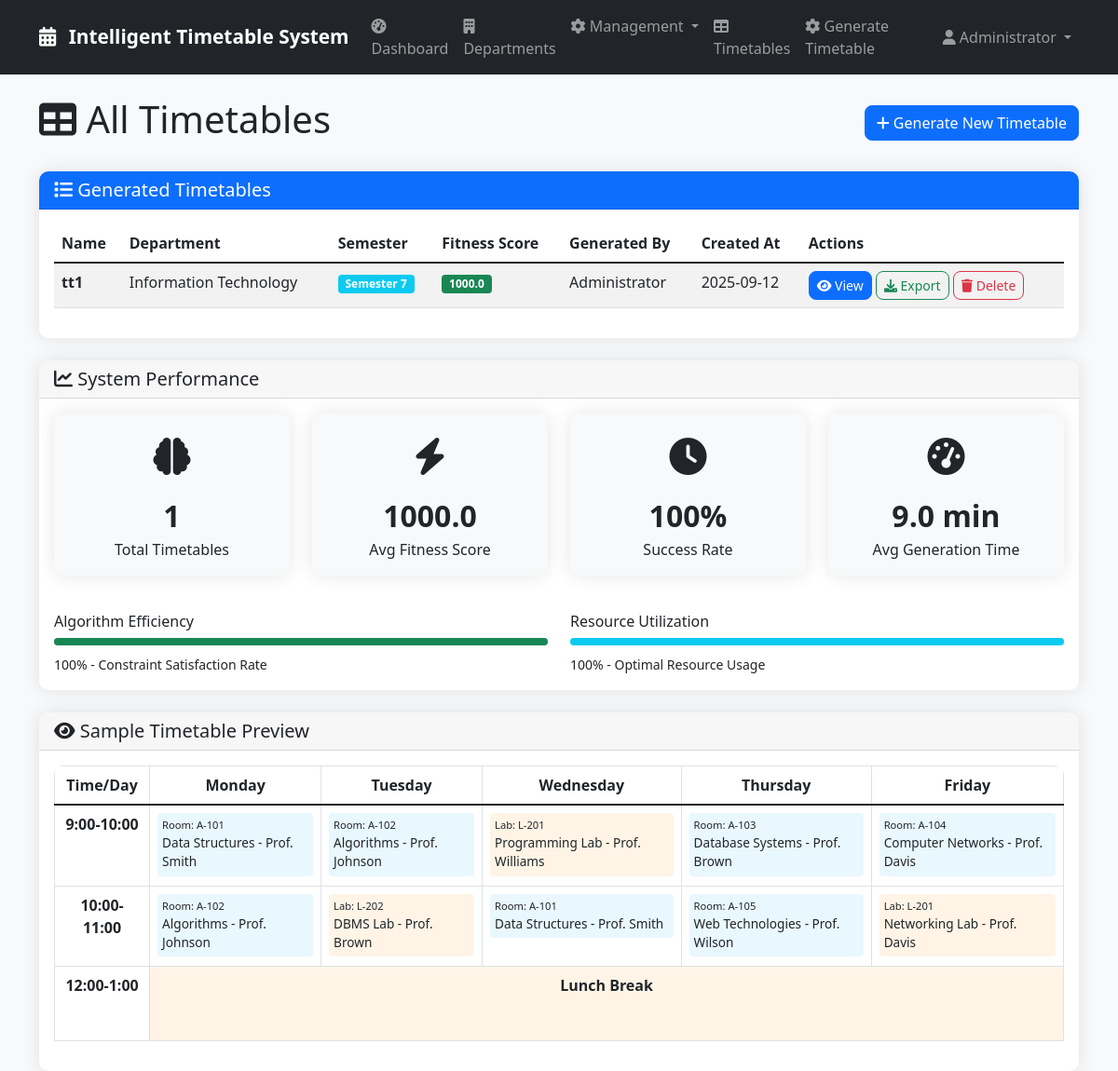
The app's page /timetables (signed in), older data.
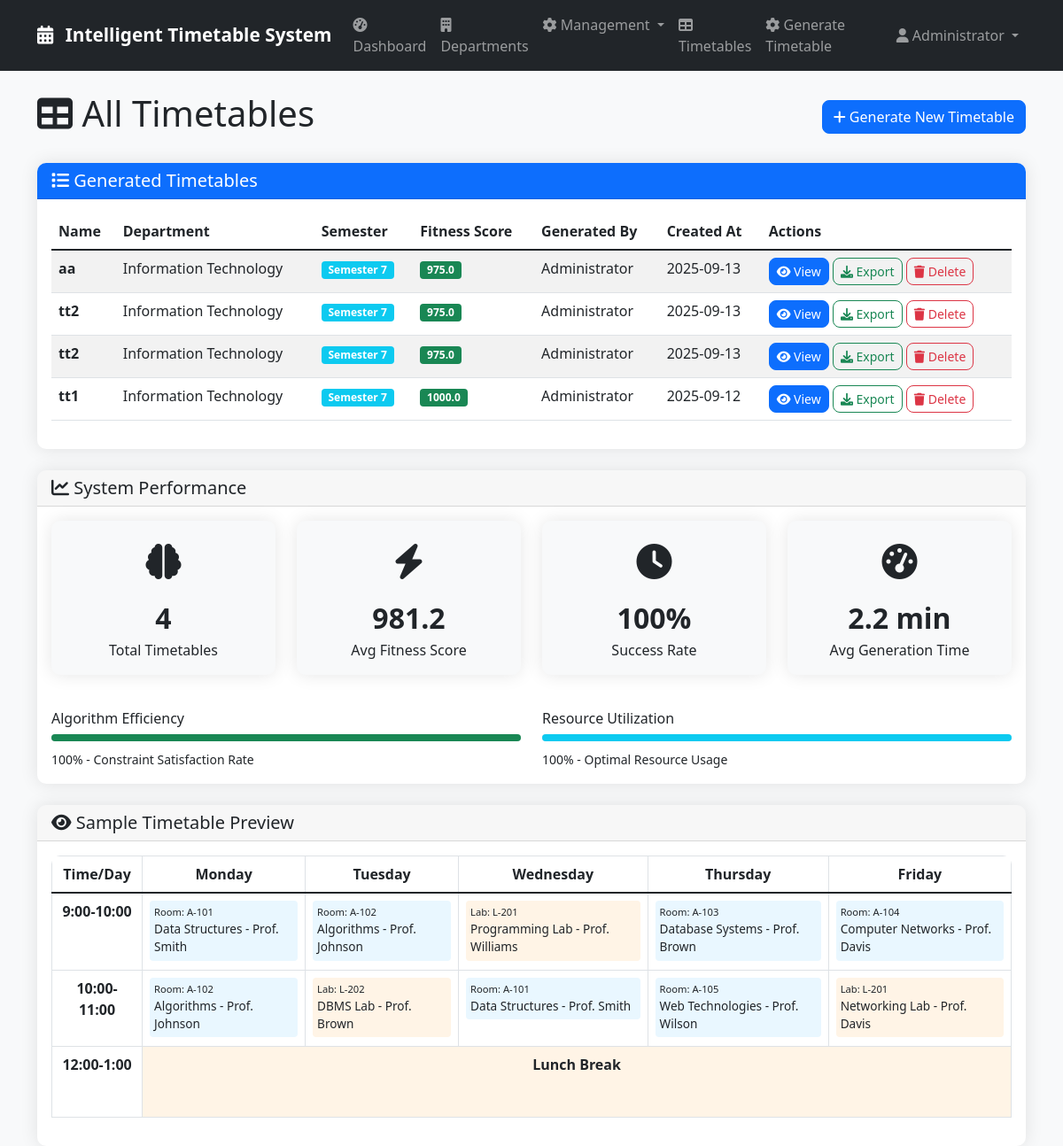
The same page, newer data.
### tables this page shows
CREATE TABLE timetables (
            id INTEGER PRIMARY KEY AUTOINCREMENT,
            name TEXT NOT NULL,
            department_id INTEGER,
            semester INTEGER,
            fitness_score REAL,
            generated_by INTEGER,
            created_at DATETIME DEFAULT CURRENT_TIMESTAMP,
            FOREIGN KEY (department_id) REFERENCES departments (id),
            FOREIGN KEY (generated_by) REFERENCES users (id)
        );

CREATE TABLE departments (
            id INTEGER PRIMARY KEY AUTOINCREMENT,
            name TEXT NOT NULL,
            code TEXT UNIQUE NOT NULL,
            created_at DATETIME DEFAULT CURRENT_TIMESTAMP
        );

CREATE TABLE users (
            id INTEGER PRIMARY KEY AUTOINCREMENT,
            username TEXT UNIQUE NOT NULL,
            password TEXT NOT NULL,
            full_name TEXT,
            role TEXT DEFAULT 'user',
            department_id INTEGER,
            created_at DATETIME DEFAULT CURRENT_TIMESTAMP
        );

### app.py (the view)
@app.route('/timetables')
@login_required
def timetables():
    conn = sqlite3.connect('timetable.db')
    conn.row_factory = sqlite3.Row
    cursor = conn.cursor()
    cursor.execute('''
        SELECT t.*, d.name as department_name, u.full_name as generated_by_name
        FROM timetables t
        LEFT JOIN departments d ON t.department_id = d.id
        LEFT JOIN users u ON t.generated_by = u.id
        ORDER BY t.created_at DESC
    ''')
    timetables = cursor.fetchall()
    conn.close()
    return render_template('timetables.html', timetables=timetables)

### app.py (called while the page is built)
def login_required(f):
    @wraps(f)
    def decorated_function(*args, **kwargs):
        if 'user_id' not in session:
            flash('Please log in to access this page.', 'error')
            return redirect(url_for('login'))
        return f(*args, **kwargs)
    return decorated_function

@app.context_processor
def utility_processor():
    return dict(get_faculty_subjects=get_faculty_subjects)

### templates/timetables.html (shortened to what the changed rows need)
{% extends "base.html" %}
{% block content %}
<div class="d-flex justify-content-between align-items-center mb-4">
    <h1><i class="fas fa-table"></i> All Timetables</h1>
</div>
<div class="row">
    <div class="col-md-12">
        <div class="card">
            <div class="card-body">
                {% if timetables %}
                <div class="table-responsive">
                    <table class="table table-striped table-hover">
                        <thead>
                            <tr>
                                <th>Name</th>
                                <th>Department</th>
                                <th>Semester</th>
                                <th>Fitness Score</th>
                                <th>Generated By</th>
                                <th>Created At</th>
                                <th>Actions</th>
                            </tr>
                        </thead>
                        <tbody>
                            {% for timetable in timetables %}
                            <tr>
                                <td class="fw-bold">{{ timetable.name }}</td>
                                <td>{{ timetable.department_name or 'N/A' }}</td>
                                <td>
                                    <span class="badge bg-info">Semester {{ timetable.semester }}</span>
                                </td>
                                <td>
                                    {% if timetable.fitness_score %}
                                    <span class="badge bg-{{ 'success' if timetable.fitness_score > 800 else 'warning' if timetable.fitness_score > 600 else 'danger' }}">
                                        {{ "%.1f"|format(timetable.fitness_score) }}
                                    </span>
                                    {% else %}
                                    <span class="badge bg-secondary">Not calculated</span>
                                    {% endif %}
                                </td>
                                <td>{{ timetable.generated_by_name or 'System' }}</td>
                                <td>{{ timetable.created_at[:10] }}</td>
                                <td>
                                    <a href="{{ url_for('view_timetable', timetable_id=timetable.id) }}" class="btn btn-sm btn-primary">
                                        <i class="fas fa-eye"></i> View
                                    </a>
                                    <button class="btn btn-sm btn-outline-success">
                                        <i class="fas fa-download"></i> Export
                                    </button>
                                    {% if session.role == 'admin' %}
                                    <button class="btn btn-sm btn-outline-danger" data-bs-toggle="modal" data-bs-target="#deleteTimetableModal"
                                            data-timetable-id="{{ timetable.id }}" data-timetable-name="{{ timetable.name }}">
                                        <i class="fas fa-trash"></i> Delete
                                    </button>
                                    {% endif %}
                                </td>
                            </tr>
                            {% endfor %}
                        </tbody>
                    </table>
                </div>
                {% endif %}
            </div>
        </div>
    </div>
</div>
<div class="row mt-4">
    <div class="col-md-12">
        <div class="card">
            <div class="card-body">
                <div class="row">
                    <div class="col-md-3 text-center">
                        <div class="card bg-light mb-3">
                            <div class="card-body">
                                <div class="dashboard-icon">
                                    <i class="fas fa-brain"></i>
                                </div>
                                <div class="stats-number">{{ timetables|length }}</div>
                                <div class="stats-text">Total Timetables</div>
                            </div>
                        </div>
                    </div>
                    <div class="col-md-3 text-center">
                        <div class="card bg-light mb-3">
                            <div class="card-body">
                                <div class="dashboard-icon">
                                    <i class="fas fa-bolt"></i>
                                </div>
                                {% if timetables %}
                                {% set fitness_scores = timetables|map(attribute='fitness_score')|select|list %}
                                <div class="stats-number">
                                    {% if fitness_scores %}
                                        {{ "%.1f"|format(fitness_scores|sum / fitness_scores|length) }}
                                    {% else %}
                                        0
                                    {% endif %}
                                </div>
                                {% else %}
                                <div class="stats-number">0</div>
                                {% endif %}
                                <div class="stats-text">Avg Fitness Score</div>
                            </div>
                        </div>
                    </div>
                    <div class="col-md-3 text-center">
                        <div class="card bg-light mb-3">
                            <div class="card-body">
                                <div class="dashboard-icon">
                                    <i class="fas fa-tachometer-alt"></i>
                                </div>
                                <div class="stats-number">
                                    {% if timetables and timetables|length > 0 %}
                                        {{ (9 / timetables|length)|round(1) }} min
                                    {% else %}
                                        0s
                                    {% endif %}
                                </div>
                                <div class="stats-text">Avg Generation Time</div>
                            </div>
                        </div>
                    </div>
                </div>
            </div>
        </div>
    </div>
</div>
<div class="row mt-4">
    <div class="col-md-12">
        <div class="card">
            <div class="card-body">
                <div class="table-responsive">
                    <table class="table table-bordered">
                        <thead>
                            <tr>
                                <th class="timetable-header">Time/Day</th>
                                <th class="timetable-header">Monday</th>
                                <th class="timetable-header">Tuesday</th>
                                <th class="timetable-header">Wednesday</th>
                                <th class="timetable-header">Thursday</th>
                                <th class="timetable-header">Friday</th>
                            </tr>
                        </thead>
                    </table>
                </div>
            </div>
        </div>
    </div>
</div>
{% endblock %}

Row changes from the older to the newer data that the page shows:
added timetables: name "aa", name "Information Technology", semester "7", fitness_score "975.0", full_name "Administrator", created_at "2025-09-13"
added timetables: name "tt2", name "Information Technology", semester "7", fitness_score "975.0", full_name "Administrator", created_at "2025-09-13"
added timetables: name "tt2", name "Information Technology", semester "7", fitness_score "975.0", full_name "Administrator", created_at "2025-09-13"
Text that changed along with them:
{{ timetables|length }}: "1" → "4"
{{ "%.1f"|format(fitness_scores|sum / fitness_scores|length) }}: "1000.0" → "981.2"
{{ (9 / timetables|length)|round(1) }}: "9.0" → "2.2"
